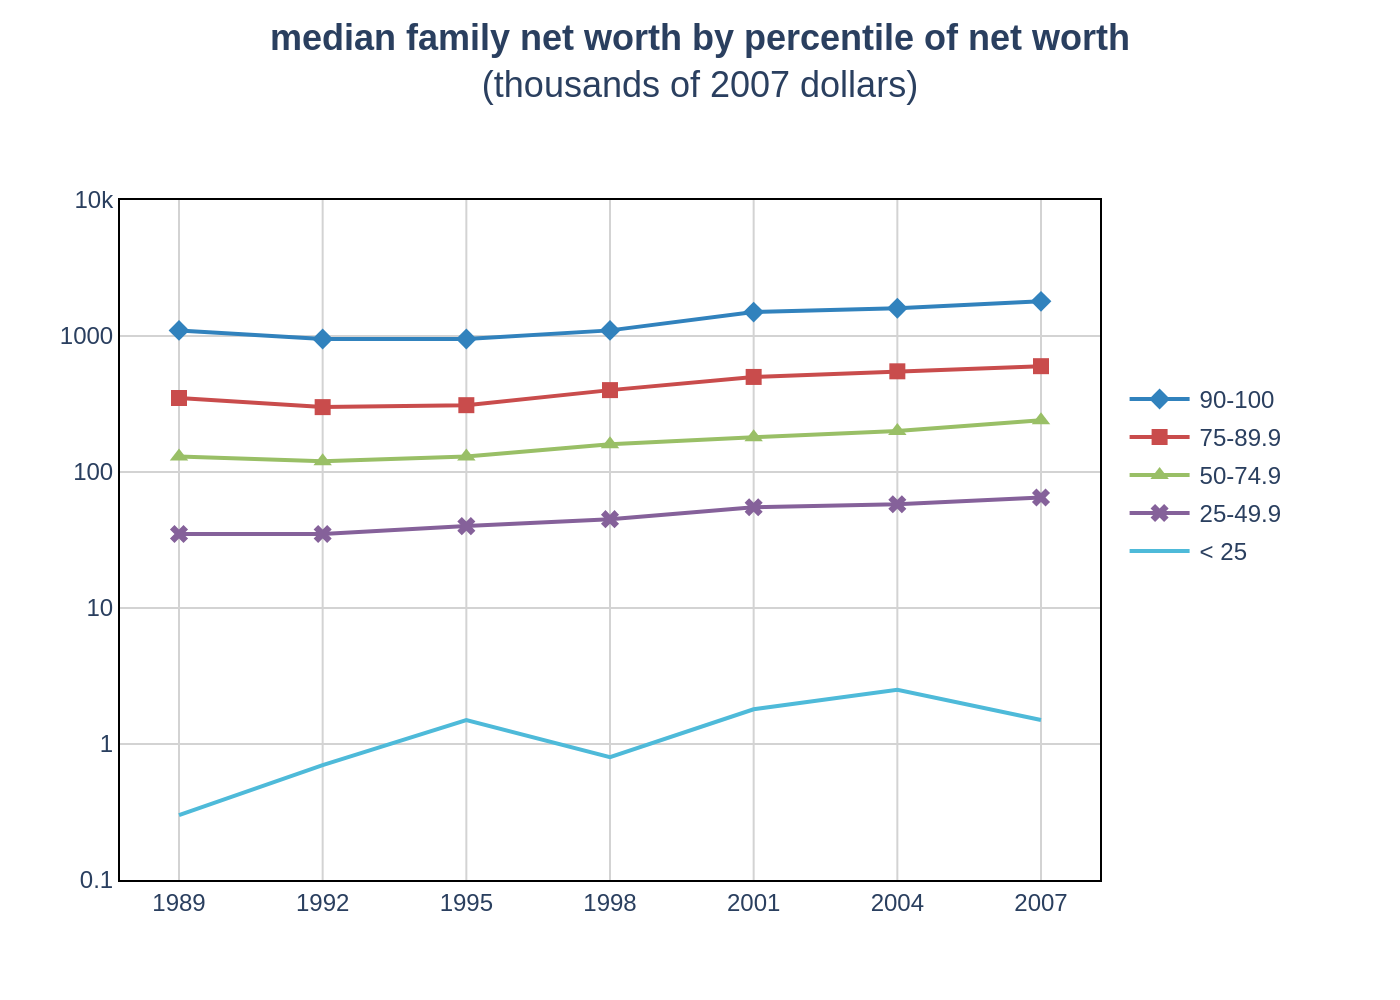

Here is the Python script that generated this plot:
import sys
import json
import pathlib
import plotly.graph_objects as go

# Check for required command-line argument
if len(sys.argv) != 2:
    print(f"Usage: python {pathlib.Path(__file__).name} <json_file_path>")
    sys.exit(1)

# Resolve paths
json_path = pathlib.Path(sys.argv[1])
if not json_path.is_file():
    print(f"Error: JSON file not found at '{json_path}'")
    sys.exit(1)

output_path = json_path.with_suffix(".png")

# Load data from the specified JSON file
with open(json_path, 'r', encoding='utf-8') as f:
    config = json.load(f)

chart_data = config.get('chart_data', [])
texts = config.get('texts', {})
colors = config.get('colors', [])

# Create figure
fig = go.Figure()

# Add traces to the figure by iterating through the data
for i, series in enumerate(chart_data):
    color = colors[i % len(colors)] if colors else None
    fig.add_trace(go.Scatter(
        x=series.get('x'),
        y=series.get('y'),
        name=series.get('name'),
        mode='lines+markers',
        line=dict(color=color),
        marker=dict(
            symbol=series.get('marker', 'circle'),
            color=color,
            size=8
        )
    ))

# Combine title and subtitle using HTML for rich formatting
title_text = f"<b>{texts.get('title', '')}</b><br>{texts.get('subtitle', '')}"

# Configure layout
fig.update_layout(
    title=dict(
        text=title_text,
        y=0.95,
        x=0.5,
        xanchor='center',
        yanchor='top',
        font=dict(size=18)
    ),
    xaxis=dict(
        title_text=texts.get('x_axis_title'),
        tickvals=chart_data[0]['x'] if chart_data else None,
        showgrid=True,
        gridcolor='lightgrey'
    ),
    yaxis=dict(
        title_text=texts.get('y_axis_title'),
        type='log',
        range=[-1, 4],  # Corresponds to 0.1 to 10000
        tickvals=[0.1, 1, 10, 100, 1000, 10000],
        showgrid=True,
        gridcolor='lightgrey'
    ),
    legend=dict(
        orientation="v",
        yanchor="top",
        y=0.75,
        xanchor="left",
        x=1.02,
        bgcolor='rgba(0,0,0,0)' # Transparent background
    ),
    plot_bgcolor='white',
    paper_bgcolor='white',
    font=dict(
        family="Arial",
        size=12
    ),
    margin=dict(l=60, r=150, t=100, b=60),
    autosize=False,
    width=800,
    height=600
)

# Add axis lines to replicate the original chart's border
fig.update_xaxes(showline=True, linewidth=1, linecolor='black', mirror=True)
fig.update_yaxes(showline=True, linewidth=1, linecolor='black', mirror=True)

# Write the output image file
fig.write_image(output_path, scale=2)

print(f"Chart successfully generated and saved to '{output_path}'")
